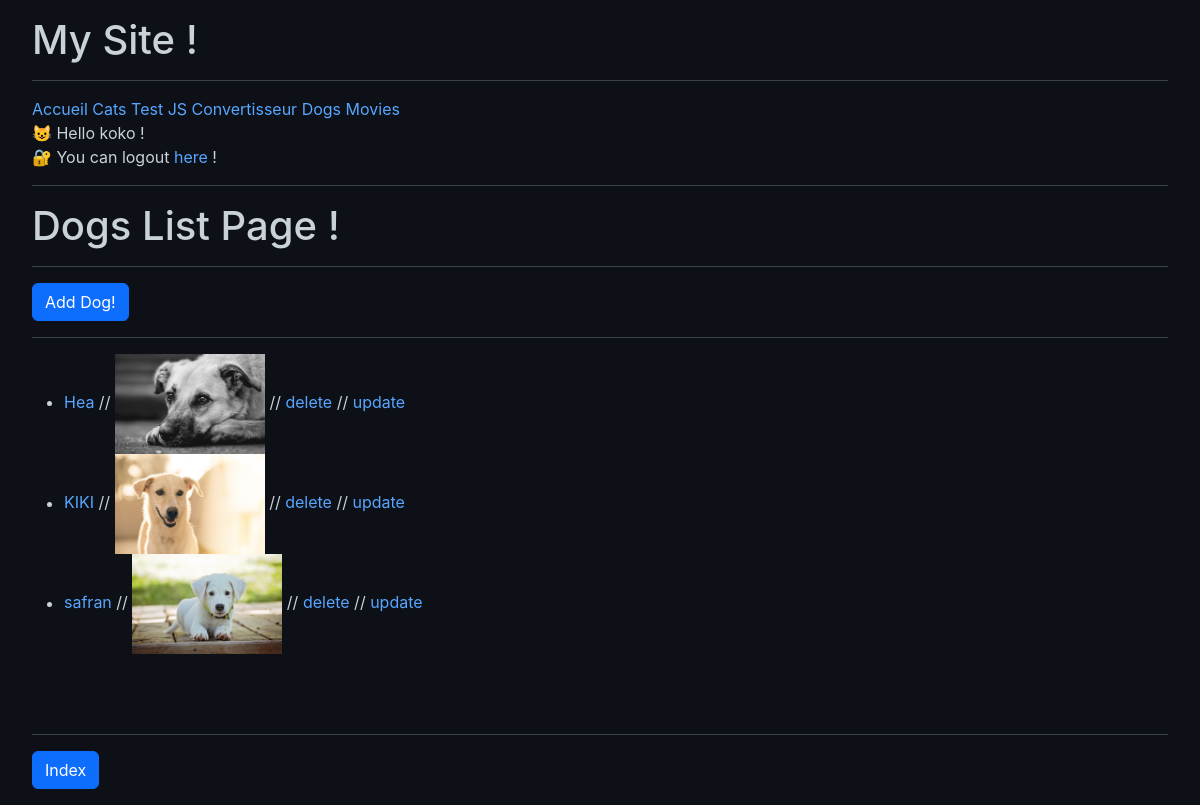
Screenshot of /dogs/list/ (signed in) with the database file from the repository.
### authenticate/models.py (models this page shows)
class CustomUser(AbstractUser):
    pass

### dogs/models.py (models this page shows, shortened)
class Dog(models.Model):
    name = models.CharField(max_length=50)
    description = models.CharField(max_length=400)
    image = models.ImageField(upload_to='dogs_images/')

### dogs/views.py (the view)
# urls.py: path('list/', views.DogList.as_view(), name='dog_list'),
class DogList(ListView):
    model = Dog
    context_object_name = 'dogs'

### dogs/templates/dogs/dog_list.html
{% extends 'home/base.html' %}
{% block content %}
<h1>Dogs List Page !</h1>
<hr>
<h4><a href="{% url 'dogs:dog_create' %}" class="btn btn-primary">Add Dog!</a></h4>
<hr>
<ul>
    {% for dog in dogs %}
        <li>
            <a href="{% url 'dogs:dog_detail' dog.id %}">{{dog.name}} </a>
            // <img src="{{dog.image.url}}" alt="chien" width="150">
            // <a href="{% url 'dogs:dog_delete' dog.id %}">delete</a>
            // <a href="{% url 'dogs:dog_update' dog.id %}">update</a>
        </li>
    {% endfor %}
</ul>
<br><br>
<hr>
<a href="{% url 'dogs:index' %}" class="btn btn-primary">Index</a>
{% endblock content %}

### authenticate/templates/authenticate/auth_bar.html (shortened to what this page needs)
<div>
    {% if request.user.is_authenticated %}
        <p>
            😺 Hello {{request.user.username}} ! <br>
            <span>
               🔐 You can logout <a href="{% url 'authenticate:logout_page' %}">here</a> !
            </span>
        </p>
    {% endif %}
</div>

### home/static/home/styles.css (style rules this page uses)
body { background-color: #0d1117; color: #c9d1d9; font-family: -apple-system, BlinkMacSystemFont, "Segoe UI", sans-serif; margin: 0; padding: 1rem 2rem; }
a { color: #58a6ff; text-decoration: none; }

### rows the page displays
CustomUser: user.username "koko"
Dog: name "Hea", image (picture)
Dog: name "KIKI", image (picture)
Dog: name "safran", image (picture)
